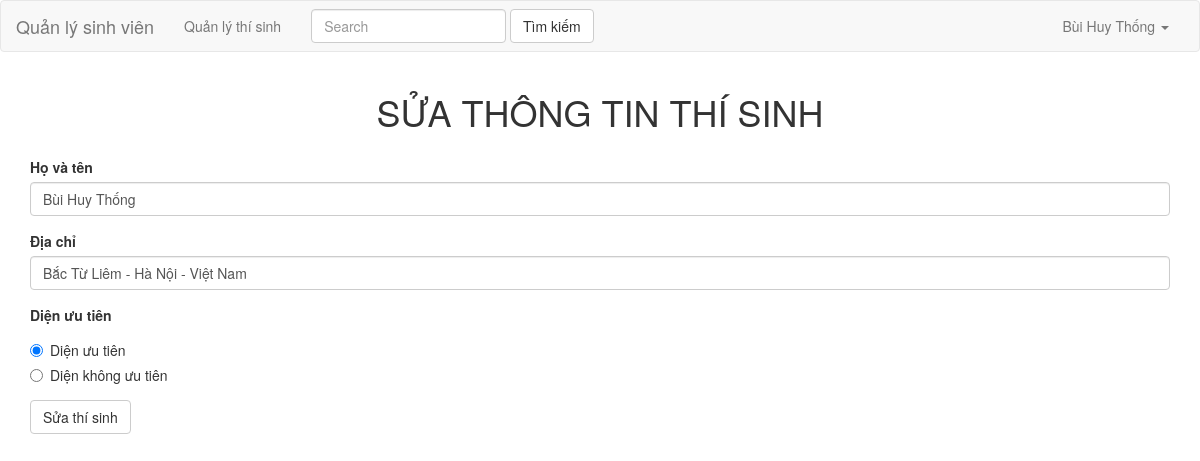
/index.php?controller=index&action=edit&id=1041360006, run on the app's committed database.
### tables this page shows
CREATE TABLE `manage_student_students` (
  `id` int(20) NOT NULL,
  `fullname` varchar(100) NOT NULL,
  `address` varchar(255) NOT NULL,
  `prioritize` int(1) NOT NULL
);

### Lib/Base_View.php (called while the page is built)
<?php
class View {
    public function render($name){
        require_once 'View/' . $name . ".php";
    }
}

### Controller/IndexController.php (called while the page is built, shortened)
<?php
class IndexController extends Controller{
    public function edit(){
     require_once 'Model/IndexModel.php';
     $this->model = new IndexModel;
     $data = $this->model->getOneStudent('manage_student_students','id='.$_GET['id']);
      $this->view->data = $data;
      $this->view->render('edit');
    }
}

### Lib/Base_Model.php (called while the page is built, shortened)
<?php
class Model {
   public function __construct() {
       try {
          $this->conn = new PDO("mysql:host=localhost;dbname=manage_student",DATABASE_USER,DATABASE_PASS);
        }
        catch(PDOException $e){
            echo "Connection failed: " . $e->getMessage();
        }
   }
}

### Model/IndexModel.php (called while the page is built, shortened)
<?php
class IndexModel extends Model {
	public function getOneStudent($row, $condition){
		$this->sql = "SELECT * FROM `$row` WHERE $condition";
	    $stmt = $this->conn->prepare($this->sql);
	    $stmt->setFetchMode(PDO::FETCH_OBJ);
	      $stmt->execute();
	      while($row = $stmt->fetch()){
	        $data[] = $row;
	      }
	    if(!empty($data)){
	      return $data[0];
	    }else{
	    	return null;
	    }
	}
}

### View/edit.php (the view, shortened to what this page needs)
<?php require_once 'header.php'; ?>
<div class="container">
    <div class="row">
        <h1 class="text-center">SỬA THÔNG TIN THÍ SINH</h1>
        <div class="col-sm-12">
            <form method="POST" action="index.php?controller=index&action=setEdit">
                <div class="form-group">
                  <label for="exampleInputPassword1">Họ và tên</label>
                  <input type="text" name="fullname" class="form-control" id="exampleInputPassword1" placeholder="Nhập họ tên" value="<?php echo $this->data->fullname ?>">
                </div>
                <div class="form-group">
                  <label for="exampleInputFile">Địa chỉ</label>
                  <input type="text" name="address" class="form-control" id="exampleInputPassword1" placeholder="Nhập địa chỉ" value="<?php echo $this->data->address ?>">
                </div>
                <div class="form-group">
                  <label for="exampleInputFile">Diện ưu tiên</label>
                  <div class="radio">
                    <?php
                      $ut = null;
                      $kut = null;
                      if($this->data->prioritize == 1){
                        $ut = "checked";
                      }else{
                        $kut = "checked";
                      }
                     ?>
                    <label>
                      <input type="radio" name="prioritize" id="optionsRadios1" value="1" <?php echo $ut; ?>>
                      Diện ưu tiên
                    </label>
                  </div>
                  <div class="radio">
                    <label>
                      <input type="radio" name="prioritize" id="optionsRadios2" value="0" <?php echo $kut; ?>>
                      Diện không ưu tiên
                    </label>
                  </div>
                </div>
                <button type="submit" class="btn btn-default">Sửa thí sinh</button>
              </form>
        </div>
    </div>
</div>
<?php require_once 'footer.php'; ?>

### public/style.css (style rules this page uses)
* { margin: 0; padding: 0; }

### data on the page
manage_student_students: fullname "Bùi Huy Thống", address "Bắc Từ Liêm - Hà Nội - Việt Nam"
